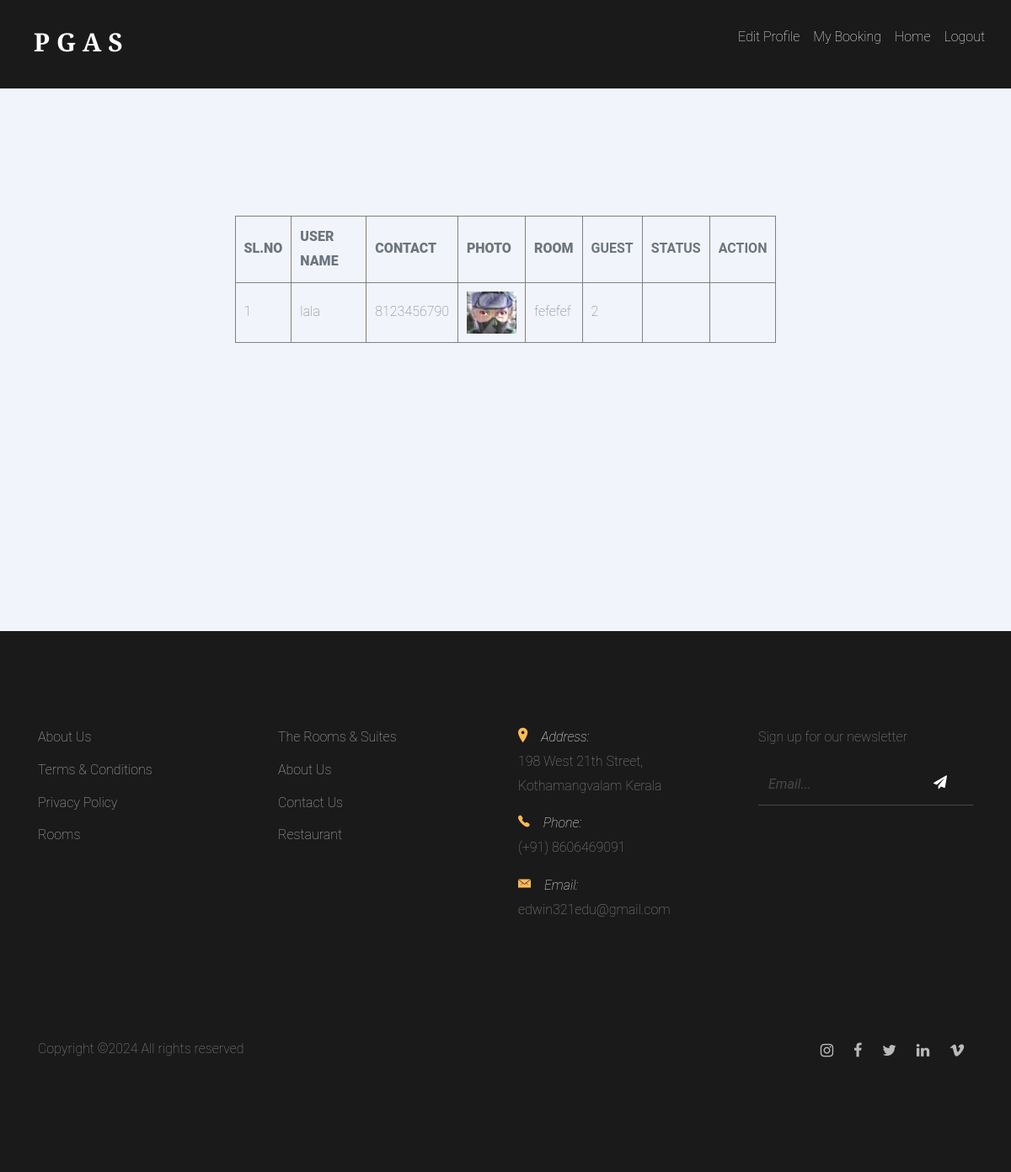
/PGAS/User/MyBooking.php (signed in), run on the app's committed database.
### tables this page shows
CREATE TABLE `tbl_booking` (
  `booking_id` int(11) NOT NULL,
  `user_id` int(11) NOT NULL,
  `room_id` int(11) NOT NULL,
  `booking_guest` varchar(500) NOT NULL,
  `booking_date` varchar(20) NOT NULL,
  `booking_fromdate` varchar(20) NOT NULL,
  `booking_todate` varchar(50) NOT NULL,
  `booking_status` varchar(500) NOT NULL DEFAULT '0',
  `booking_payment` varchar(500) NOT NULL DEFAULT '0'
);

CREATE TABLE `tbl_owner` (
  `owner_id` int(11) NOT NULL,
  `owner_name` varchar(50) NOT NULL,
  `owner_email` varchar(50) NOT NULL,
  `owner_address` varchar(100) NOT NULL,
  `owner_number` varchar(50) NOT NULL,
  `place_id` int(11) NOT NULL,
  `owner_gender` varchar(10) NOT NULL,
  `owner_photo` varchar(500) NOT NULL,
  `owner_password` varchar(30) NOT NULL,
  `owner_vstatus` int(11) NOT NULL DEFAULT 0
);

CREATE TABLE `tbl_room` (
  `room_id` int(11) NOT NULL,
  `owner_id` int(11) NOT NULL,
  `room_guest` int(11) NOT NULL,
  `room_discription` varchar(500) NOT NULL,
  `room_rent` int(11) NOT NULL,
  `room_security` varchar(100) NOT NULL,
  `category_id` int(11) NOT NULL,
  `ftype_id` int(11) NOT NULL,
  `room_photo` varchar(500) NOT NULL,
  `room_location` varchar(300) NOT NULL
);

### PGAS/User/MyBooking.php (the view, shortened to what this page needs)
<?php
include('Head.php');
?>
<!DOCTYPE html PUBLIC "-//W3C//Dth XHTML 1.0 Transitional//EN" "http://www.w3.org/TR/xhtml1/Dth/xhtml1-transitional.dth">
<html xmlns="http://www.w3.org/1999/xhtml">
<head>
</head>
<body>
<form id="form1" name="form1" method="post" action="">
  <table border="1" align="center" cellpadding="10" style="border-collapse:collapse">
    <tr>
      <th width="54"><strong>SL.NO</strong></th>
      <th width="89"><strong>USER NAME</strong></th>
      <th width="75"><strong>CONTACT</strong></th>
      <th width="53"><strong>PHOTO</strong></th>
      <th width="48"><strong>ROOM</strong></th>
      <th width="49">GUEST</th>
      <th width="60">STATUS</th>
      <th width="60">ACTION</th>
    </tr>
     <?php
	$selQry="select * from tbl_booking b inner join tbl_room r on b.room_id=r.room_id inner join tbl_owner o on o.owner_id=r.owner_id where b.user_id='".$_SESSION['uid']."'";
 $row=$connection->query($selQry);
 $i=0;
	while($data=$row->fetch_assoc())
	{
		$i++;
	?>
    <tr>
      <td><?php echo $i?></td>
      <td><?php echo $data["owner_name"]?></td>
      <td><?php echo $data["owner_number"]?></td>
      <td><img src="../Assets/Files/owner/photos/<?php echo $data["owner_photo"]?>" height="50",width="50"/></td>
      <td><?php echo $data["room_discription"]  ?></td>
      <td><?php echo $data["booking_guest"] ?></td>
     <td> <?php if($data["booking_status"]==1)
	 {
		 if($data["booking_payment"]==0)
		 {
			echo "ACCEPTED";
		 }
		 else{
			echo "Payment Completed";
		 }
	 }
	?></td>
	<td>
	</td>
      </tr>
    <?php
	}
	?>
  </table>
</form>
</body>
<?php
include('Foot.php');
?>
</html>

### PGAS/Assets/Templates/Main/css/style.css (style rules this page uses)
body { background: #fff; font-family: "Roboto", arial, sans-serif; font-weight: 200; font-size: 16px; line-height: 1.8; color: #6c757d; position: relative; }

### data on the page
tbl_booking: tbl_owner.owner_name "lala", tbl_owner.owner_number "8123456790", tbl_owner.owner_photo (picture), room.room_discription "fefefef", booking_guest "2"
